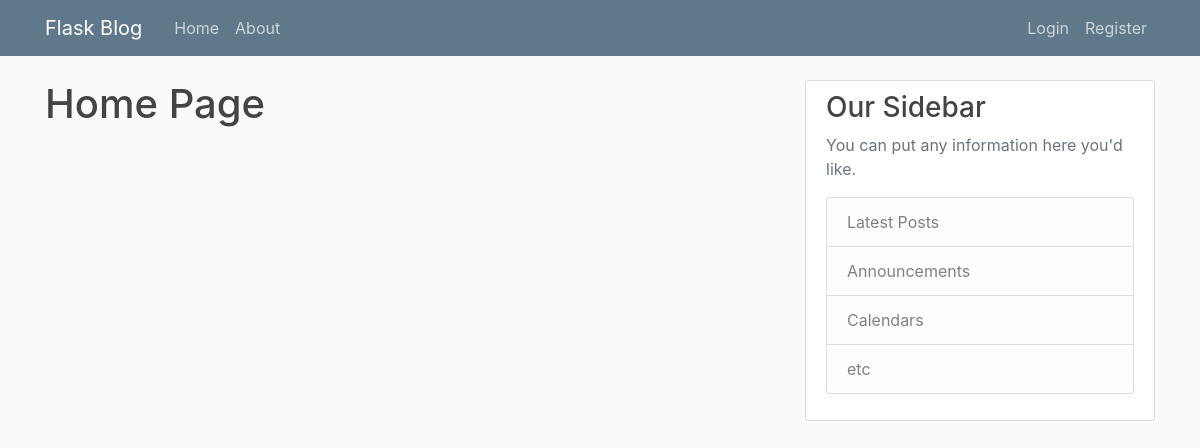
Page /home on the earlier database version.
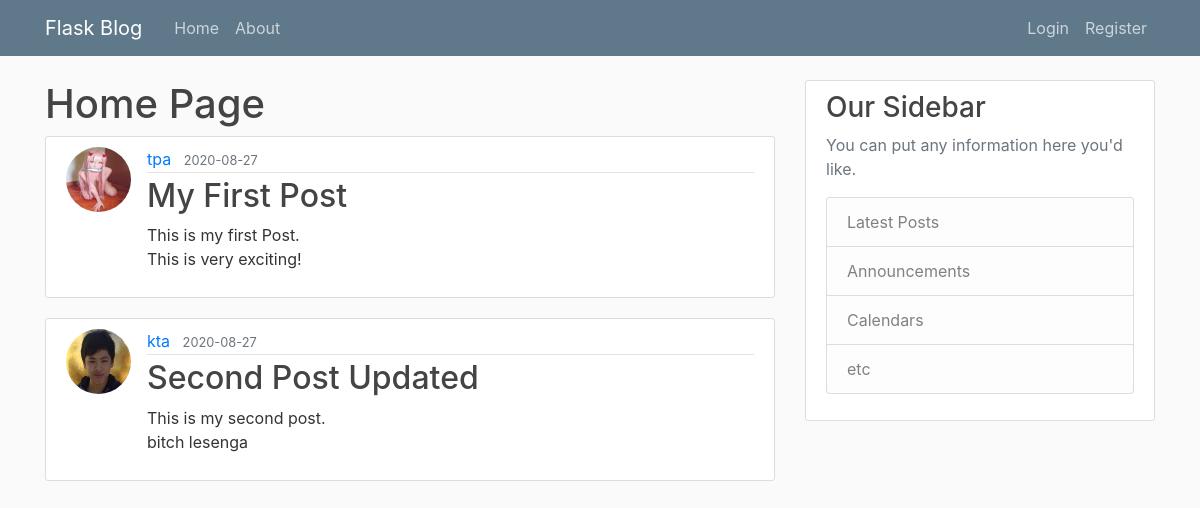
Same page on the later database version.
### flaskblog/model.py (models this page shows, shortened)
class Post(db.Model):
    id = db.Column(db.Integer, primary_key=True)
    title = db.Column(db.String(100), nullable=False)
    date_posted = db.Column(db.DateTime, nullable=False, default=datetime.utcnow)
    content = db.Column(db.Text, nullable=False)
    user_id = db.Column(db.Integer, db.ForeignKey('user.id'), nullable=False)

class User(db.Model, UserMixin):
    id = db.Column(db.Integer, primary_key=True)
    username = db.Column(db.String(20), unique=True, nullable=False)
    email = db.Column(db.String(120), unique=True, nullable=False)
    image_file = db.Column(db.String(20), nullable=False, default='default.jpg')
    password = db.Column(db.String(60), nullable=False)
    posts = db.relationship('Post', backref='author', lazy=True)

### flaskblog/route.py (the view)
@app.route("/")
@app.route('/home')
def home():
    posts = Post.query.all()
    return render_template('index.html', posts=posts)

### flaskblog/templates/index.html
{% extends "base.html" %}
{% block body %}
    <h1>Home Page</h1>
    {% for post in posts %}
        <article class="media content-section">
          <img class="rounded-circle article-img" src="{{ url_for('static', filename='profile_pics/' + post.author.image_file) }}">
          <div class="media-body">
            <div class="article-metadata">
              <a class="mr-2" href="#">{{ post.author.username }}</a>
              <small class="text-muted">{{ post.date_posted.strftime('%Y-%m-%d') }}</small>
            </div>
            <h2><a class="article-title" href="{{ url_for('post', post_id=post.id) }}">{{ post.title }}</a></h2>
            <p class="article-content">{{ post.content }}</p>
          </div>
        </article>
    {% endfor %}
{% endblock %}

### flaskblog/templates/base.html (shortened to what this page needs)
<!DOCTYPE html>
<html>
    <head>
        <link rel="stylesheet" href="https://stackpath.bootstrapcdn.com/bootstrap/4.5.2/css/bootstrap.min.css">
        <link rel="stylesheet" type="text/css" href="{{ url_for('static', filename='main.css') }}" />
    </head>
    <body>
        <header class="site-header">
          <nav class="navbar navbar-expand-md navbar-dark bg-steel fixed-top">
            <div class="container">
              <a class="navbar-brand mr-4" href="/">Flask Blog</a>
              <div class="collapse navbar-collapse" id="navbarToggle">
                <div class="navbar-nav mr-auto">
                  <a class="nav-item nav-link" href="{{ url_for('home') }}">Home</a>
                  <a class="nav-item nav-link" href="{{ url_for('about') }}">About</a>
                </div>
                <div class="navbar-nav">
                    {% if current_user.is_authenticated %}
                       <a class="nav-item nav-link" href="{{ url_for('new_post') }}">New Post</a>
                       <a class="nav-item nav-link" href="{{ url_for('account') }}">Account</a>
                       <a class="nav-item nav-link" href="{{ url_for('logout') }}">Logout</a>
                    {% else %}
                      <a class="nav-item nav-link" href="{{ url_for('login') }}">Login</a>
                      <a class="nav-item nav-link" href="{{ url_for('register') }}">Register</a>
                    {% endif %}
                </div>
              </div>
            </div>
          </nav>
        </header>
        <main role="main" class="container">
          <div class="row">
            <div class="col-md-8">
              {% block body %}{% endblock %}
            </div>
            <div class="col-md-4">
              <div class="content-section">
                <h3>Our Sidebar</h3>
                <p class='text-muted'>You can put any information here you'd like.
                  <ul class="list-group">
                    <li class="list-group-item list-group-item-light">Latest Posts</li>
                    <li class="list-group-item list-group-item-light">Announcements</li>
                    <li class="list-group-item list-group-item-light">Calendars</li>
                    <li class="list-group-item list-group-item-light">etc</li>
                  </ul>
                </p>
              </div>
            </div>
          </div>
        </main>
    </body>
</html>

### flaskblog/static/main.css (style rules this page uses)
body { background: #fafafa; color: #333333; margin-top: 5rem; }
h1, h2, h3, h4, h5, h6 { color: #444444; }
.bg-steel { background-color: #5f788a; }
.site-header .navbar-nav .nav-link { color: #cbd5db; }
.content-section { background: #ffffff; padding: 10px 20px; border: 1px solid #dddddd; border-radius: 3px; margin-bottom: 20px; }
.article-title { color: #444444; }
.article-content { white-space: pre-line; }
.article-img { height: 65px; width: 65px; margin-right: 16px; }
.article-metadata { padding-bottom: 1px; margin-bottom: 4px; border-bottom: 1px solid #e3e3e3 }

Differences in the rows shown:
added Post: image_file (picture), author.username "tpa", date_posted "2020-08-27", title "My First Post", content "This is my first Post. This is very exciting!"
added Post: image_file (picture), author.username "kta", date_posted "2020-08-27", title "Second Post Updated", content "This is my second post. bitch lesenga"
